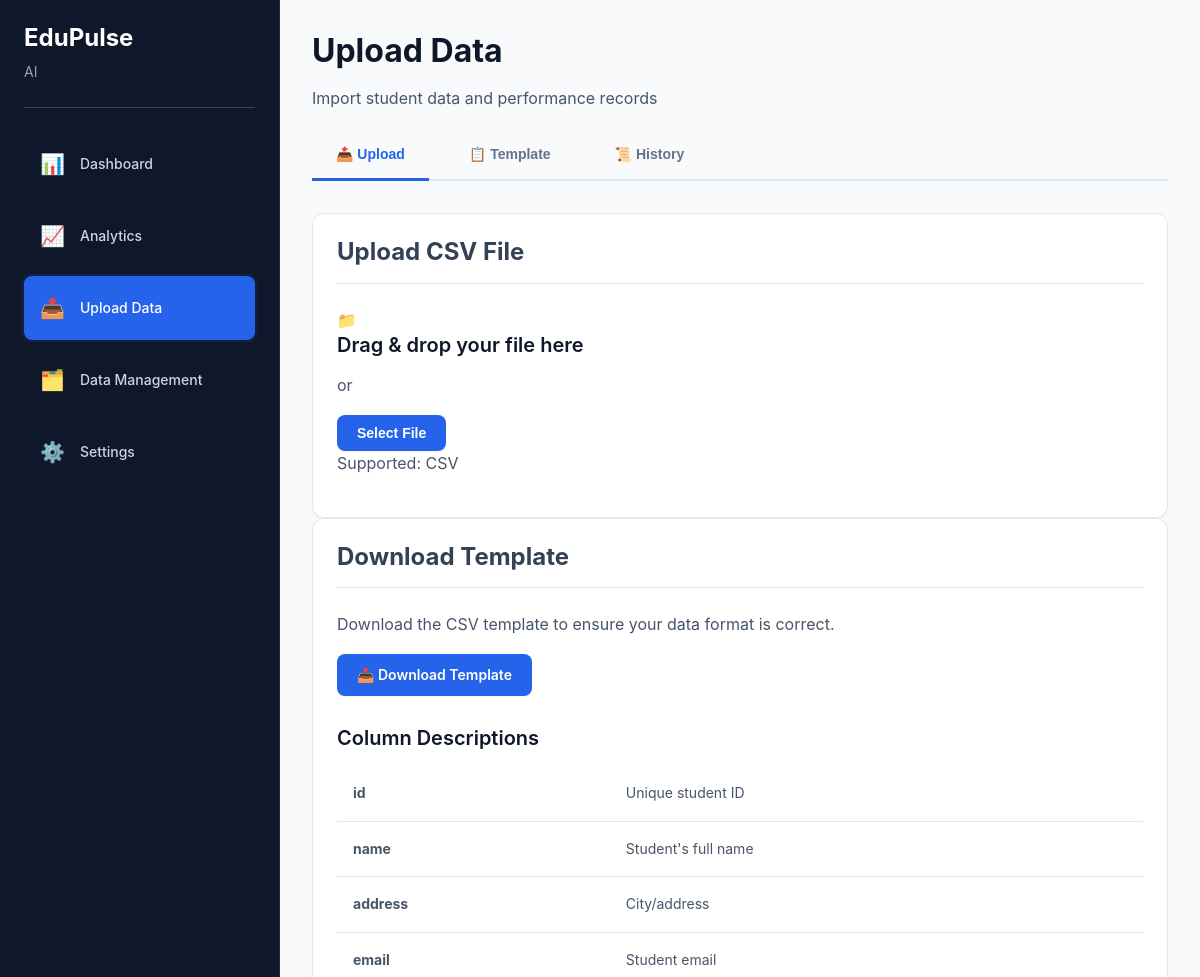
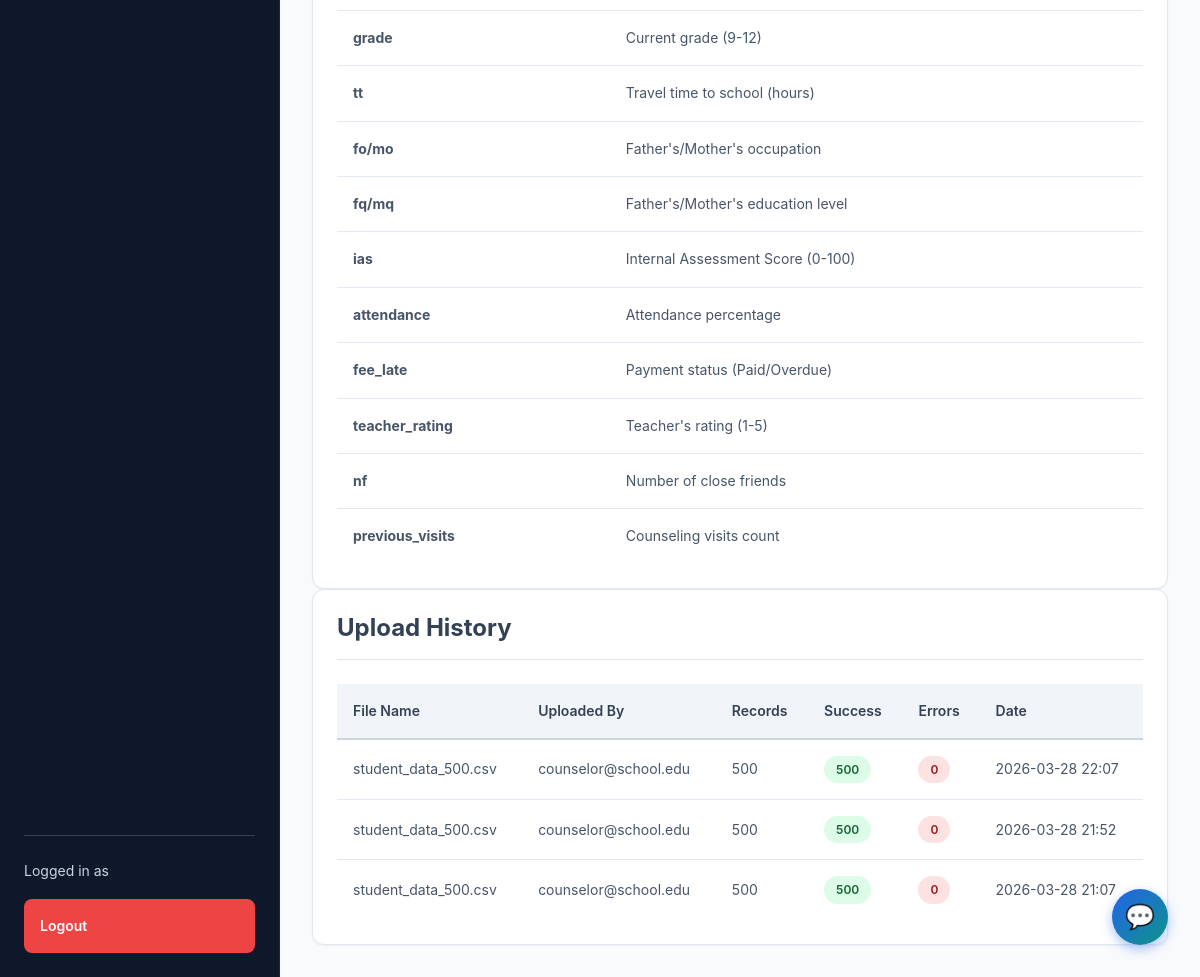
Screenshot of /upload (signed in) with the database file from the repository (2 pictures, top to bottom).
### app/models.py (models this page shows, shortened)
class UploadHistory(db.Model):
    __tablename__ = 'upload_history'
    id = db.Column(db.Integer, primary_key=True)
    uploaded_by = db.Column(db.String(120))
    file_name = db.Column(db.String(255), nullable=False)
    record_count = db.Column(db.Integer, default=0)
    success_count = db.Column(db.Integer, default=0)
    error_count = db.Column(db.Integer, default=0)
    errors = db.Column(db.Text)
    uploaded_at = db.Column(db.DateTime, default=datetime.now, index=True)

### app/blueprints/upload.py (the view)
@upload_bp.route('/upload')
@login_required
def upload_page():
    upload_history = UploadHistory.query.order_by(
        UploadHistory.uploaded_at.desc()
    ).limit(20).all()
    return render_template('upload.html', history=upload_history)

### app/templates/upload.html (shortened to what this page needs)
{% extends "base.html" %}
{% block content %}
<div class="upload-header">
    <h1>Upload Data</h1>
    <p>Import student data and performance records</p>
</div>
<div class="tabs">
    <button class="tab-btn active" onclick="switchTab('upload')">📤 Upload</button>
    <button class="tab-btn" onclick="switchTab('template')">📋 Template</button>
    <button class="tab-btn" onclick="switchTab('history')">📜 History</button>
</div>
<div id="upload" class="tab-content active">
    <section class="card">
        <h2>Upload CSV File</h2>
        <div class="upload-zone" id="uploadZone">
            <div class="upload-icon">📁</div>
            <h3>Drag & drop your file here</h3>
            <p>or</p>
            <button type="button" class="btn btn-primary" onclick="document.getElementById('fileInput').click()">
                Select File
            </button>
            <p class="upload-info">Supported: CSV</p>
        </div>
    </section>
</div>
<div id="template" class="tab-content">
    <section class="card">
        <h2>Download Template</h2>
        <p>Download the CSV template to ensure your data format is correct.</p>
        <a href="/api/download-template" class="btn btn-primary">📥 Download Template</a>
        <h3 style="margin-top: 30px;">Column Descriptions</h3>
        <table class="template-table">
            <tr>
                <td><strong>id</strong></td>
                <td>Unique student ID</td>
            </tr>
            <tr>
                <td><strong>name</strong></td>
                <td>Student's full name</td>
            </tr>
            <tr>
                <td><strong>address</strong></td>
                <td>City/address</td>
            </tr>
            <tr>
                <td><strong>email</strong></td>
                <td>Student email</td>
            </tr>
            <tr>
                <td><strong>grade</strong></td>
                <td>Current grade (9-12)</td>
            </tr>
            <tr>
                <td><strong>tt</strong></td>
                <td>Travel time to school (hours)</td>
            </tr>
            <tr>
                <td><strong>fo/mo</strong></td>
                <td>Father's/Mother's occupation</td>
            </tr>
            <tr>
                <td><strong>fq/mq</strong></td>
                <td>Father's/Mother's education level</td>
            </tr>
            <tr>
                <td><strong>ias</strong></td>
                <td>Internal Assessment Score (0-100)</td>
            </tr>
            <tr>
                <td><strong>attendance</strong></td>
                <td>Attendance percentage</td>
            </tr>
            <tr>
                <td><strong>fee_late</strong></td>
                <td>Payment status (Paid/Overdue)</td>
            </tr>
            <tr>
                <td><strong>teacher_rating</strong></td>
                <td>Teacher's rating (1-5)</td>
            </tr>
            <tr>
                <td><strong>nf</strong></td>
                <td>Number of close friends</td>
            </tr>
            <tr>
                <td><strong>previous_visits</strong></td>
                <td>Counseling visits count</td>
            </tr>
        </table>
    </section>
</div>
<div id="history" class="tab-content">
    <section class="card">
        <h2>Upload History</h2>
        <table class="history-table">
            <thead>
                <tr>
                    <th>File Name</th>
                    <th>Uploaded By</th>
                    <th>Records</th>
                    <th>Success</th>
                    <th>Errors</th>
                    <th>Date</th>
                </tr>
            </thead>
            <tbody>
                {% for upload in history %}
                <tr>
                    <td>{{ upload.file_name }}</td>
                    <td>{{ upload.uploaded_by }}</td>
                    <td>{{ upload.record_count }}</td>
                    <td><span class="badge badge-success">{{ upload.success_count }}</span></td>
                    <td><span class="badge badge-danger">{{ upload.error_count }}</span></td>
                    <td>{{ upload.uploaded_at.strftime('%Y-%m-%d %H:%M') }}</td>
                </tr>
                {% endfor %}
            </tbody>
        </table>
    </section>
</div>
{% endblock %}

### app/static/css/style.css (style rules this page uses)
:root { --primary: #2563eb; --primary-dark: #1e40af; --primary-light: #3b82f6; --secondary: #0d9488; --secondary-light: #14b8a6; --success: #10b981; --warning: #f59e0b; --danger: #ef4444; --info: #06b6d4; --slate-50: #f8fafc; --slate-100: #f1f5f9; --slate-200: #e2e8f0; --slate-300: #cbd5e1; --slate-400: #94a3b8; --slate-500: #64748b; --slate-600: #475569; --slate-700: #334155; --slate-800: #1e293b; --slate-900: #0f172a; --shadow-sm: 0 1px 2px rgba(0, 0, 0, 0.05); --shadow-md: 0 4px 6px rgba(0, 0, 0, 0.1); --shadow-lg: 0 10px 15px rgba(0, 0, 0, 0.1); --shadow-xl: 0 20px 25px rgba(0, 0, 0, 0.1); --spacing-xs: 4px; --spacing-sm: 8px; --spacing-md: 16px; --spacing-lg: 24px; --spacing-xl: 32px; --spacing-2xl: 48px; --radius-sm: 6px; --radius-md: 8px; --radius-lg: 12px; --radius-xl: 16px; --transition: all 0.3s cubic-bezier(0.4, 0, 0.2, 1); --text-xs: 12px; --text-sm: 14px; --text-base: 16px; --text-lg: 18px; --text-xl: 20px; --text-2xl: 24px; --text-3xl: 32px; }
* { margin: 0; padding: 0; box-sizing: border-box; }
html { scroll-behavior: smooth; }
body { font-family: -apple-system, BlinkMacSystemFont, 'Segoe UI', 'Roboto', 'Oxygen', 'Ubuntu', 'Cantarell', 'Fira Sans', 'Droid Sans', 'Helvetica Neue', sans-serif; -webkit-font-smoothing: antialiased; -moz-osx-font-smoothing: grayscale; background: var(--slate-50); color: var(--slate-700); line-height: 1.6; font-size: var(--text-base); }
h1, h2, h3, h4, h5, h6 { color: var(--slate-900); font-weight: 600; line-height: 1.2; margin-bottom: var(--spacing-md); }
h1 { font-size: var(--text-3xl); font-weight: 700; }
h2 { font-size: var(--text-2xl); font-weight: 700; }
h3 { font-size: var(--text-xl); }
p { margin-bottom: var(--spacing-md); color: var(--slate-600); }
a { color: var(--primary); text-decoration: none; transition: var(--transition); }
.card { background: white; border-radius: var(--radius-lg); box-shadow: var(--shadow-sm); border: 1px solid var(--slate-200); padding: var(--spacing-lg); transition: var(--transition); }
.card h2 { color: inherit; margin-bottom: var(--spacing-lg); padding-bottom: var(--spacing-md); border-bottom: 1px solid rgba(0, 0, 0, 0.1); }
table { width: 100%; border-collapse: collapse; font-size: var(--text-sm); }
table thead { background: var(--slate-100); }
table thead th { padding: var(--spacing-md); text-align: left; font-weight: 600; color: var(--slate-700); border-bottom: 2px solid var(--slate-300); }
table tbody td { padding: var(--spacing-md); border-bottom: 1px solid var(--slate-200); color: var(--slate-600); }
table tbody tr { transition: var(--transition); }
table tbody tr:last-child td { border-bottom: none; }
.btn { display: inline-flex; align-items: center; justify-content: center; gap: var(--spacing-sm); padding: 10px 20px; border: none; border-radius: var(--radius-md); font-size: var(--text-sm); font-weight: 600; cursor: pointer; transition: var(--transition); text-decoration: none; white-space: nowrap; }
.btn-primary { background: var(--primary); color: white; box-shadow: var(--shadow-sm); }
.badge { display: inline-flex; align-items: center; gap: 4px; padding: 4px 12px; border-radius: 20px; font-size: var(--text-xs); font-weight: 600; white-space: nowrap; }
.badge-success { background: #dcfce7; color: #166534; }
.badge-danger { background: #fee2e2; color: #991b1b; }
.tabs { display: flex; gap: var(--spacing-md); margin-bottom: var(--spacing-xl); border-bottom: 2px solid var(--slate-200); }
.tab-btn { padding: var(--spacing-md) var(--spacing-lg); background: none; border: none; cursor: pointer; font-weight: 600; color: var(--slate-500); font-size: var(--text-sm); border-bottom: 3px solid transparent; transition: var(--transition); position: relative; bottom: -2px; }
.tab-btn.active { color: var(--primary); border-bottom-color: var(--primary); }
.tab-content { animation: fadeIn 0.3s ease-out; }

### rows the page displays
UploadHistory: file_name "student_data_500.csv", uploaded_by "counselor@school.edu", record_count "500", success_count "500", error_count "0", uploaded_at "2026-03-28 22:07"
UploadHistory: file_name "student_data_500.csv", uploaded_by "counselor@school.edu", record_count "500", success_count "500", error_count "0", uploaded_at "2026-03-28 21:52"
UploadHistory: file_name "student_data_500.csv", uploaded_by "counselor@school.edu", record_count "500", success_count "500", error_count "0", uploaded_at "2026-03-28 21:07"
